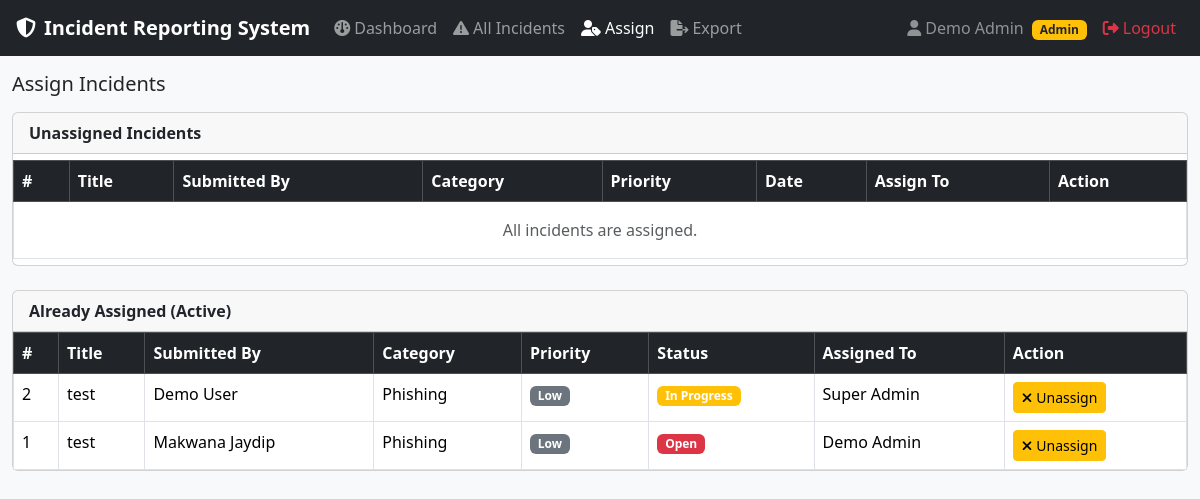
Page /admin/assign.php (signed in) on the committed database.
### tables this page shows
CREATE TABLE `incidents` (
  `id` int(10) UNSIGNED NOT NULL,
  `user_id` int(10) UNSIGNED NOT NULL,
  `assigned_to` int(10) UNSIGNED DEFAULT NULL,
  `title` varchar(255) NOT NULL,
  `description` text NOT NULL,
  `category` enum('Phishing','Malware','Ransomware','Unauthorized Access','DDoS','Data Breach','Social Engineering','Other') NOT NULL,
  `priority` enum('Low','Medium','High') NOT NULL DEFAULT 'Medium',
  `status` enum('Open','In Progress','Resolved') NOT NULL DEFAULT 'Open',
  `evidence_path` varchar(500) DEFAULT NULL,
  `resolved_at` datetime DEFAULT NULL,
  `created_at` datetime NOT NULL DEFAULT current_timestamp(),
  `updated_at` datetime NOT NULL DEFAULT current_timestamp() ON UPDATE current_timestamp()
);

CREATE TABLE `users` (
  `id` int(10) UNSIGNED NOT NULL,
  `name` varchar(100) NOT NULL,
  `email` varchar(150) NOT NULL,
  `password` varchar(255) NOT NULL,
  `role` enum('user','admin','superadmin') NOT NULL DEFAULT 'user',
  `is_blocked` tinyint(1) NOT NULL DEFAULT 0,
  `created_at` datetime NOT NULL DEFAULT current_timestamp(),
  `updated_at` datetime NOT NULL DEFAULT current_timestamp() ON UPDATE current_timestamp()
);

### admin/assign.php (the view, shortened to what this page needs)
<?php
$db        = getDB();
$incidents = mysqli_query($db, "
    SELECT i.*, u.name as user_name
    FROM incidents i
    JOIN users u ON u.id = i.user_id
    WHERE i.assigned_to IS NULL
      AND i.status != 'Resolved'
    ORDER BY i.created_at DESC
");
require_once __DIR__ . '/../includes/header.php';
require_once __DIR__ . '/../includes/sidebar.php';
?>
<h5 class="mb-3">Assign Incidents</h5>
<?php
$assigned = mysqli_query($db, "
    SELECT i.*, u.name as user_name, a.name as assigned_name
    FROM incidents i
    JOIN users u ON u.id = i.user_id
    JOIN users a ON a.id = i.assigned_to
    WHERE i.assigned_to IS NOT NULL
      AND i.status != 'Resolved'
    ORDER BY i.created_at DESC
");
?>
<div class="card mb-4">
    <div class="card-header">
        <strong>Unassigned Incidents</strong>
    </div>
    <div class="card-body p-0">
        <table class="table table-bordered table-hover mb-0" id="unassignedTable">
            <thead class="table-dark">
                <tr>
                    <th>#</th>
                    <th>Title</th>
                    <th>Submitted By</th>
                    <th>Category</th>
                    <th>Priority</th>
                    <th>Date</th>
                    <th>Assign To</th>
                    <th>Action</th>
                </tr>
            </thead>
            <tbody>
            <?php if (mysqli_num_rows($incidents) === 0): ?>
                <tr>
                    <td colspan="8" class="text-center text-muted py-3">
                        All incidents are assigned.
                    </td>
                </tr>
            <?php endif; ?>
            </tbody>
        </table>
    </div>
</div>
<div class="card">
    <div class="card-header">
        <strong>Already Assigned (Active)</strong>
    </div>
    <div class="card-body p-0">
        <table class="table table-bordered table-hover mb-0" id="assignedTable">
            <thead class="table-dark">
                <tr>
                    <th>#</th>
                    <th>Title</th>
                    <th>Submitted By</th>
                    <th>Category</th>
                    <th>Priority</th>
                    <th>Status</th>
                    <th>Assigned To</th>
                    <th>Action</th>
                </tr>
            </thead>
            <tbody>
            <?php if (mysqli_num_rows($assigned) === 0): ?>
                <tr>
                    <td colspan="8" class="text-center text-muted py-3">
                        No assigned incidents.
                    </td>
                </tr>
            <?php else: ?>
                <?php while ($row = mysqli_fetch_assoc($assigned)): ?>
                <tr>
                    <td><?= $row['id'] ?></td>
                    <td><?= htmlspecialchars($row['title']) ?></td>
                    <td><?= htmlspecialchars($row['user_name']) ?></td>
                    <td><?= $row['category'] ?></td>
                    <td>
                        <?php $pc = $row['priority'] === 'High' ? 'danger' : ($row['priority'] === 'Medium' ? 'warning' : 'secondary'); ?>
                        <span class="badge bg-<?= $pc ?>"><?= $row['priority'] ?></span>
                    </td>
                    <td>
                        <?php $sc = $row['status'] === 'In Progress' ? 'warning' : 'danger'; ?>
                        <span class="badge bg-<?= $sc ?>"><?= $row['status'] ?></span>
                    </td>
                    <td><?= htmlspecialchars($row['assigned_name']) ?></td>
                    <td>
                        <button class="btn btn-sm btn-warning"
                                onclick="unassignIncident(<?= $row['id'] ?>)">
                            <i class="fa fa-xmark me-1"></i>Unassign
                        </button>
                    </td>
                </tr>
                <?php endwhile; ?>
            <?php endif; ?>
            </tbody>
        </table>
    </div>
</div>
<?php
require_once __DIR__ . '/../includes/footer.php';
?>

### rows in the picture
incidents: id "2", title "test", user.name "Demo User", category "Phishing", priority "Low", status "In Progress", assigned_to.name "Super Admin"
incidents: id "1", title "test", user.name "Makwana Jaydip", category "Phishing", priority "Low", status "Open", assigned_to.name "Demo Admin"

### other values in the picture
APP_NAME "Incident Reporting System"
$currentName "Demo Admin"
$currentRole "Admin"
